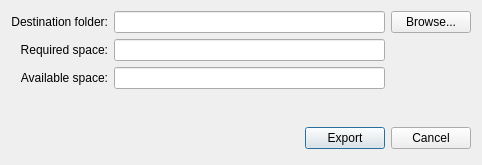
<?xml version="1.0" encoding="UTF-8"?>
<ui version="4.0">
 <class>CopyDialog</class>
 <widget class="QDialog" name="CopyDialog">
  <property name="geometry">
   <rect>
    <x>0</x>
    <y>0</y>
    <width>482</width>
    <height>165</height>
   </rect>
  </property>
  <property name="windowTitle">
   <string>Export Videos for USB Media Player</string>
  </property>
  <layout class="QVBoxLayout" name="verticalLayout">
   <item>
    <layout class="QGridLayout" name="gridLayout">
     <item row="0" column="0">
      <widget class="QLabel" name="pathLabel">
       <property name="text">
        <string>Destination folder:</string>
       </property>
       <property name="alignment">
        <set>Qt::AlignRight|Qt::AlignTrailing|Qt::AlignVCenter</set>
       </property>
      </widget>
     </item>
     <item row="0" column="1">
      <widget class="QLineEdit" name="pathLineEdit"/>
     </item>
     <item row="0" column="2">
      <widget class="QPushButton" name="browseButton">
       <property name="text">
        <string>Browse...</string>
       </property>
      </widget>
     </item>
     <item row="1" column="0">
      <widget class="QLabel" name="label_2">
       <property name="text">
        <string>Required space:</string>
       </property>
       <property name="alignment">
        <set>Qt::AlignRight|Qt::AlignTrailing|Qt::AlignVCenter</set>
       </property>
      </widget>
     </item>
     <item row="1" column="1">
      <widget class="QLineEdit" name="totalLineEdit">
       <property name="readOnly">
        <bool>true</bool>
       </property>
      </widget>
     </item>
     <item row="2" column="0">
      <widget class="QLabel" name="label">
       <property name="text">
        <string>Available space:</string>
       </property>
       <property name="alignment">
        <set>Qt::AlignRight|Qt::AlignTrailing|Qt::AlignVCenter</set>
       </property>
      </widget>
     </item>
     <item row="2" column="1">
      <widget class="QLineEdit" name="availableLineEdit">
       <property name="readOnly">
        <bool>true</bool>
       </property>
      </widget>
     </item>
    </layout>
   </item>
   <item>
    <spacer name="verticalSpacer">
     <property name="orientation">
      <enum>Qt::Vertical</enum>
     </property>
     <property name="sizeHint" stdset="0">
      <size>
       <width>20</width>
       <height>0</height>
      </size>
     </property>
    </spacer>
   </item>
   <item>
    <layout class="QHBoxLayout">
     <property name="spacing">
      <number>6</number>
     </property>
     <property name="leftMargin">
      <number>0</number>
     </property>
     <property name="topMargin">
      <number>0</number>
     </property>
     <property name="rightMargin">
      <number>0</number>
     </property>
     <property name="bottomMargin">
      <number>0</number>
     </property>
     <item>
      <spacer>
       <property name="orientation">
        <enum>Qt::Horizontal</enum>
       </property>
       <property name="sizeHint" stdset="0">
        <size>
         <width>131</width>
         <height>31</height>
        </size>
       </property>
      </spacer>
     </item>
     <item>
      <widget class="QPushButton" name="okButton">
       <property name="text">
        <string>Export</string>
       </property>
       <property name="default">
        <bool>true</bool>
       </property>
      </widget>
     </item>
     <item>
      <widget class="QPushButton" name="cancelButton">
       <property name="text">
        <string>Cancel</string>
       </property>
      </widget>
     </item>
    </layout>
   </item>
  </layout>
 </widget>
 <resources/>
 <connections>
  <connection>
   <sender>okButton</sender>
   <signal>clicked()</signal>
   <receiver>CopyDialog</receiver>
   <slot>accept()</slot>
   <hints>
    <hint type="sourcelabel">
     <x>278</x>
     <y>253</y>
    </hint>
    <hint type="destinationlabel">
     <x>96</x>
     <y>254</y>
    </hint>
   </hints>
  </connection>
  <connection>
   <sender>cancelButton</sender>
   <signal>clicked()</signal>
   <receiver>CopyDialog</receiver>
   <slot>reject()</slot>
   <hints>
    <hint type="sourcelabel">
     <x>369</x>
     <y>253</y>
    </hint>
    <hint type="destinationlabel">
     <x>179</x>
     <y>282</y>
    </hint>
   </hints>
  </connection>
 </connections>
</ui>
